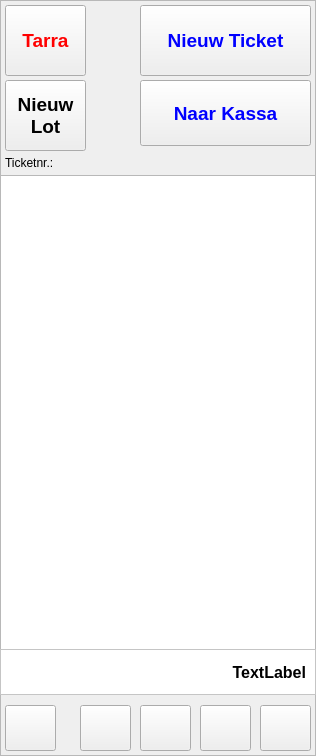
  <widget class="QFrame" name="frmTicket">
   <property name="geometry">
    <rect>
     <x>1045</x>
     <y>5</y>
     <width>316</width>
     <height>756</height>
    </rect>
   </property>
   <property name="frameShape">
    <enum>QFrame::StyledPanel</enum>
   </property>
   <property name="frameShadow">
    <enum>QFrame::Raised</enum>
   </property>
   <widget class="QListWidget" name="lstwTicket">
    <property name="geometry">
     <rect>
      <x>0</x>
      <y>175</y>
      <width>316</width>
      <height>476</height>
     </rect>
    </property>
   </widget>
   <widget class="QPushButton" name="btnTarra">
    <property name="geometry">
     <rect>
      <x>5</x>
      <y>5</y>
      <width>81</width>
      <height>71</height>
     </rect>
    </property>
    <property name="font">
     <font>
      <pointsize>14</pointsize>
      <weight>75</weight>
      <bold>true</bold>
     </font>
    </property>
    <property name="styleSheet">
     <string notr="true">color: rgb(255, 0, 0);</string>
    </property>
    <property name="text">
     <string>Tarra</string>
    </property>
   </widget>
   <widget class="QPushButton" name="btnStop">
    <property name="geometry">
     <rect>
      <x>260</x>
      <y>705</y>
      <width>51</width>
      <height>46</height>
     </rect>
    </property>
    <property name="toolTip">
     <string>Verlaat Programma</string>
    </property>
    <property name="text">
     <string/>
    </property>
    <property name="icon">
     <iconset resource="../resource.qrc">
      <normaloff>:/icons/icons/stop2.png</normaloff>:/icons/icons/stop2.png</iconset>
    </property>
    <property name="autoDefault">
     <bool>false</bool>
    </property>
   </widget>
   <widget class="QPushButton" name="btnNieuw">
    <property name="geometry">
     <rect>
      <x>140</x>
      <y>5</y>
      <width>171</width>
      <height>71</height>
     </rect>
    </property>
    <property name="font">
     <font>
      <pointsize>14</pointsize>
      <weight>75</weight>
      <bold>true</bold>
     </font>
    </property>
    <property name="styleSheet">
     <string notr="true">
color: rgb(0, 0, 255);</string>
    </property>
    <property name="text">
     <string>Nieuw Ticket</string>
    </property>
   </widget>
   <widget class="QPushButton" name="btnNaarKassa">
    <property name="geometry">
     <rect>
      <x>140</x>
      <y>80</y>
      <width>171</width>
      <height>66</height>
     </rect>
    </property>
    <property name="font">
     <font>
      <pointsize>14</pointsize>
      <weight>75</weight>
      <bold>true</bold>
     </font>
    </property>
    <property name="styleSheet">
     <string notr="true">
color: rgb(0, 0, 255);</string>
    </property>
    <property name="text">
     <string>Naar Kassa</string>
    </property>
   </widget>
   <widget class="QPushButton" name="btnLaatsteTicket">
    <property name="geometry">
     <rect>
      <x>80</x>
      <y>705</y>
      <width>51</width>
      <height>46</height>
     </rect>
    </property>
    <property name="toolTip">
     <string>Haal laatste ticket op.</string>
    </property>
    <property name="text">
     <string/>
    </property>
    <property name="icon">
     <iconset resource="../resource.qrc">
      <normaloff>:/icons/icons/undo.png</normaloff>:/icons/icons/undo.png</iconset>
    </property>
    <property name="autoDefault">
     <bool>false</bool>
    </property>
   </widget>
   <widget class="QPushButton" name="btnAnnuleer">
    <property name="geometry">
     <rect>
      <x>140</x>
      <y>705</y>
      <width>51</width>
      <height>46</height>
     </rect>
    </property>
    <property name="toolTip">
     <string>Annuleer Ticket</string>
    </property>
    <property name="text">
     <string/>
    </property>
    <property name="icon">
     <iconset resource="../resource.qrc">
      <normaloff>:/icons/icons/bin_recycle.png</normaloff>:/icons/icons/bin_recycle.png</iconset>
    </property>
    <property name="autoDefault">
     <bool>false</bool>
    </property>
   </widget>
   <widget class="QLabel" name="lbTicketNr">
    <property name="geometry">
     <rect>
      <x>5</x>
      <y>155</y>
      <width>301</width>
      <height>16</height>
     </rect>
    </property>
    <property name="text">
     <string>Ticketnr.:</string>
    </property>
   </widget>
   <widget class="QPushButton" name="btnSchrapLijn">
    <property name="geometry">
     <rect>
      <x>200</x>
      <y>705</y>
      <width>51</width>
      <height>46</height>
     </rect>
    </property>
    <property name="toolTip">
     <string>Schrap de geselecteerde lijn.</string>
    </property>
    <property name="statusTip">
     <string/>
    </property>
    <property name="text">
     <string/>
    </property>
    <property name="icon">
     <iconset resource="../resource.qrc">
      <normaloff>:/icons/icons/cross.png</normaloff>:/icons/icons/cross.png</iconset>
    </property>
    <property name="autoDefault">
     <bool>false</bool>
    </property>
   </widget>
   <widget class="QFrame" name="frame">
    <property name="geometry">
     <rect>
      <x>0</x>
      <y>649</y>
      <width>316</width>
      <height>46</height>
     </rect>
    </property>
    <property name="styleSheet">
     <string notr="true">background-color: rgb(255, 255, 255);</string>
    </property>
    <property name="frameShape">
     <enum>QFrame::StyledPanel</enum>
    </property>
    <property name="frameShadow">
     <enum>QFrame::Raised</enum>
    </property>
    <widget class="QLabel" name="lbToaal">
     <property name="geometry">
      <rect>
       <x>15</x>
       <y>5</y>
       <width>291</width>
       <height>36</height>
      </rect>
     </property>
     <property name="sizePolicy">
      <sizepolicy hsizetype="Preferred" vsizetype="Preferred">
       <horstretch>10</horstretch>
       <verstretch>10</verstretch>
      </sizepolicy>
     </property>
     <property name="font">
      <font>
       <pointsize>12</pointsize>
       <weight>75</weight>
       <bold>true</bold>
      </font>
     </property>
     <property name="text">
      <string>TextLabel</string>
     </property>
     <property name="alignment">
      <set>Qt::AlignRight|Qt::AlignTrailing|Qt::AlignVCenter</set>
     </property>
    </widget>
   </widget>
   <widget class="QPushButton" name="btnTarra_2">
    <property name="geometry">
     <rect>
      <x>5</x>
      <y>80</y>
      <width>81</width>
      <height>71</height>
     </rect>
    </property>
    <property name="font">
     <font>
      <pointsize>14</pointsize>
      <weight>75</weight>
      <bold>true</bold>
     </font>
    </property>
    <property name="styleSheet">
     <string notr="true"/>
    </property>
    <property name="text">
     <string>Nieuw
Lot</string>
    </property>
   </widget>
   <widget class="QPushButton" name="btnPrintLabel">
    <property name="geometry">
     <rect>
      <x>5</x>
      <y>705</y>
      <width>51</width>
      <height>46</height>
     </rect>
    </property>
    <property name="toolTip">
     <string>Haal laatste ticket op.</string>
    </property>
    <property name="text">
     <string/>
    </property>
    <property name="icon">
     <iconset resource="../resource.qrc">
      <normaloff>:/icons/icons/printer.png</normaloff>:/icons/icons/printer.png</iconset>
    </property>
    <property name="autoDefault">
     <bool>false</bool>
    </property>
   </widget>
  </widget>
